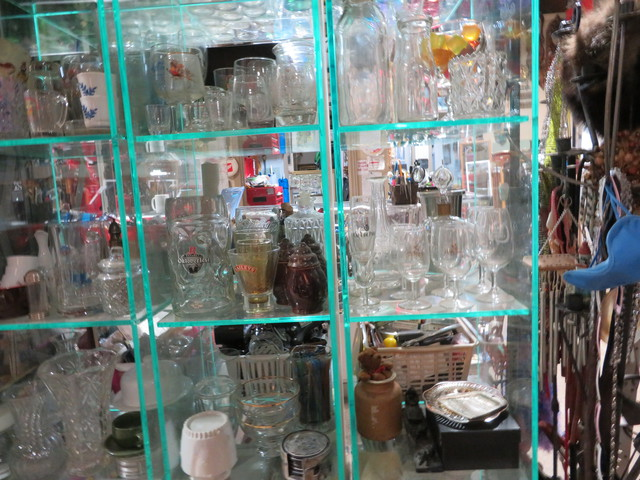
#> input picture images/magasinA-00.jpg, 640 x 480 px, found by its file name; its folder holds only this picture in this run
$ python tech3.py
#> lines starting #> are read from the running program, lines starting #| are printed output that depends on the picture
import cv2
import matplotlib.pyplot as plt
import numpy as np
import time
from skimage.feature import hog
from sklearn import svm

start = time.time()

sequence = 'magasin'
sessions = [['A',10],['B',10]]
error_tot = 0
for s_1 in sessions:
    #s_1 est la session qui sert à créer la carte visuelle
    s_others = [s_o for s_o in sessions if s_o != s_1] #autres sessions que s_1
    #charge les images de s_1
    s_1_map = [] #carte visuelle
    ppc = 16
    hog_features = []
    for index in range(s_1[1]):
        index_img = "{:0>2}".format(index)
        img1 = cv2.imread('./images/'+sequence+s_1[0]+'-'+str(index_img)+'.jpg')
#> img1 is the input picture: shape (480, 640, 3); mean B, G, R 113.2, 117.4, 109.6
        img1 = cv2.cvtColor(img1, cv2.COLOR_BGR2GRAY)
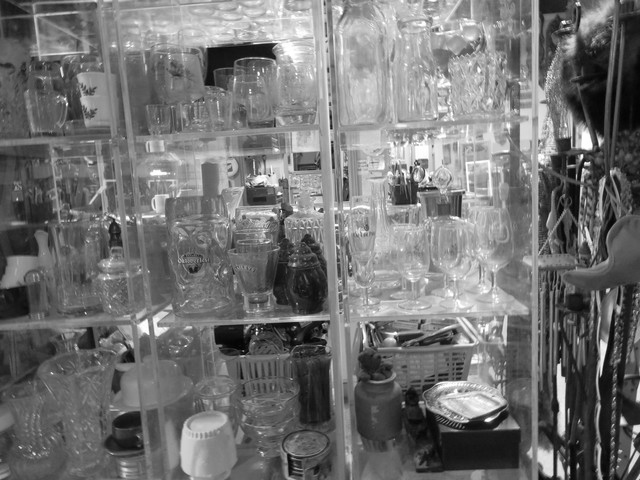
#> img1: shape (480, 640); min 0, max 255, mean 114.6
        fd = hog(img1, orientations=8, pixels_per_cell=(ppc,ppc),cells_per_block=(4, 4),block_norm= 'L2')
        print('Forme du vecteur caractéristique :',fd.shape)
#| Forme du vecteur caractéristique : (127872,)
#> (the run stopped early here; a loop or call above may not have finished)
